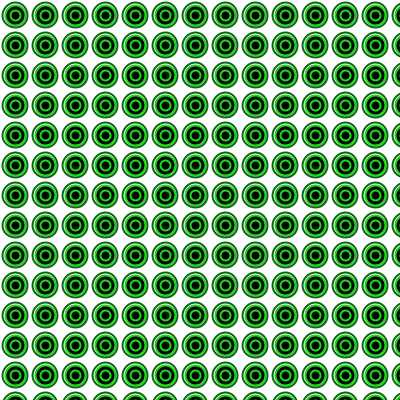
Frame 1 (no input)
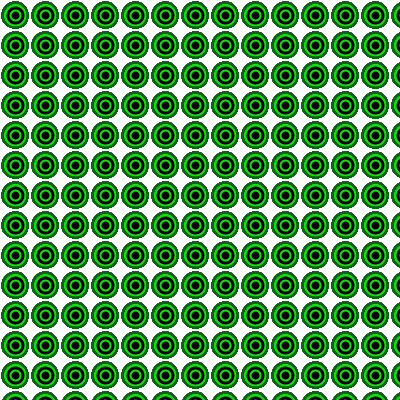
Frame 60 (the mouse pressed at the canvas centre just before this capture)
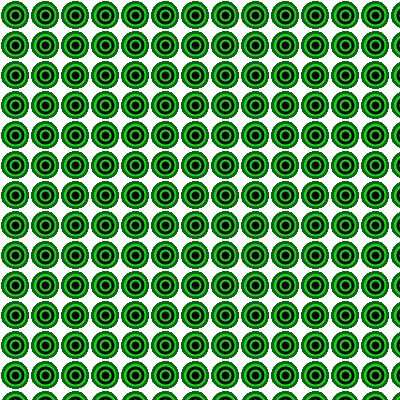
Frame 120 (the mouse held since frame 60 and released just before this capture)

The Processing sketch that drew these frames (run headless with seeded random() and noise(); from frame 60 on, the mouse is pressed at the canvas centre):

// Processing sketch: processing_115166
// ── processing_115166.pde

int x;
int y;

void setup()
{
  size(400,400);
  background(255);
  smooth();
}

void draw()
{
  for(x=5;x<=width;x+=30)
  for(y=5;y<=height;y+=30)
  {
  fill(0);
  strokeWeight(2);
  stroke(23,220,20);
  ellipse(x+10,y+10,20,20);
  ellipse(x+10,y+10,10,10);
  noFill();
  stroke(13,100,20);
  ellipse(x+10,y+10,25,25);  
  }
}
